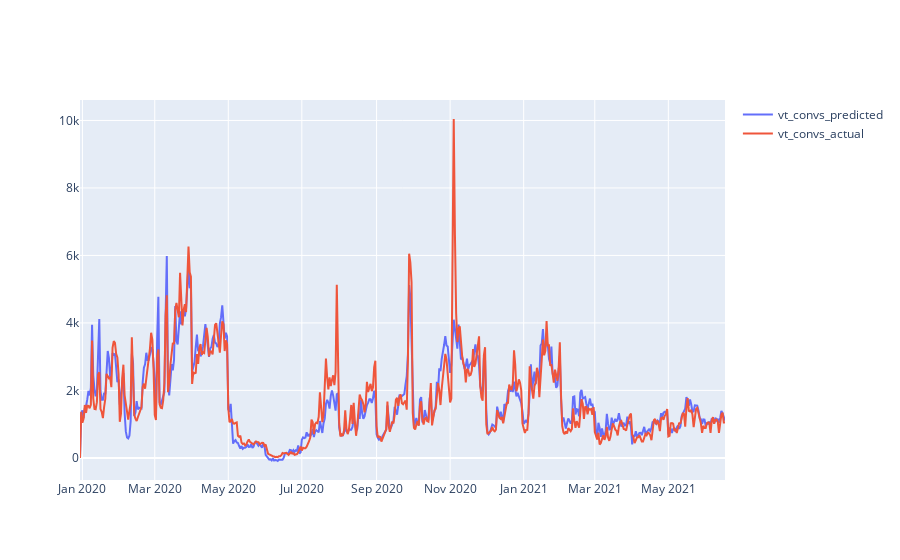

Source (notebook cell):
### Code cell
fig = go.Figure()
fig.add_trace(go.Scatter(x=ols_vis.index, y=ols_vis['y_pred'],
                    mode='lines',
                    name='vt_convs_predicted'))
fig.add_trace(go.Scatter(x=ols_vis.index, y=ols_vis['y_actual'],
                    mode='lines',
                    name='vt_convs_actual'))

fig.show()

### Figure 1 — Plotly figure (JSON) as saved in the notebook; plotly's stock layout.template omitted (floating-point values rounded to 4 significant figures; data arrays with more than 128 entries replaced by an {"elided": "..."} marker saying what was removed)
{"data": [{"mode": "lines", "name": "vt_convs_predicted", "type": "scatter", "x": {"elided": "536 str values"}, "y": {"elided": "536 float values"}}, {"mode": "lines", "name": "vt_convs_actual", "type": "scatter", "x": {"elided": "536 str values"}, "y": {"elided": "536 int values"}}], "layout": {"autosize": true, "xaxis": {"autorange": true, "range": ["2019-12-30", "2021-06-17"], "type": "date"}, "yaxis": {"autorange": true, "range": [-655.5, 10610.0], "type": "linear"}}}
